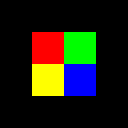

Below is a game level as drawn by its tile map, then a one-line description and the .tmx file that defines it, in full:
An orthogonal 4x4 tile map with 32x32 px tiles, 2 tile layers (Tile Layer 1, Tile Layer 2), 2 tilesets.

<map version="1.5" tiledversion="1.7.2" orientation="orthogonal" renderorder="right-down" compressionlevel="0" width="4" height="4" tilewidth="32" tileheight="32" infinite="0" nextlayerid="3" nextobjectid="1">
 <properties>
  <property name="musicFile" value="bg.ogg" />
  <property name="obj test" type="object" value="0" />
  <property name="onEnter" value="Sphere.abort(&quot;Entering&quot;)" />
  <property name="onLeave" value="Sphere.abort(&quot;Leaving&quot;)" />
  <property name="onLeaveEast" value="Sphere.abort(&quot;Leaving east&quot;)" />
  <property name="onLeaveNorth" value="Sphere.abort(&quot;Leaving north&quot;)" />
  <property name="onLeaveSouth" value="Sphere.abort(&quot;Leaving south&quot;)" />
  <property name="onLeaveWest" value="Sphere.abort(&quot;Leaving west&quot;)" />
 </properties>
 <tileset firstgid="1" name="monobomber-tileset" tilewidth="32" tileheight="32" tilecount="9" columns="8">
  <image source="simple-tileset.png" width="256" height="32" />
 </tileset>
 <tileset firstgid="10" source="external.tsx" />
 <layer id="1" name="Tile Layer 1" width="4" height="4">
  <properties>
   <property name="layerprop" value="ff" />
  </properties>
  <data encoding="csv">
1,1,1,1,
1,3,1,1,
1,1,5,1,
1,1,1,1
</data>
 </layer>
 <layer id="2" name="Tile Layer 2" width="4" height="4">
  <data encoding="csv">
0,0,0,0,
0,0,4,0,
0,6,0,0,
0,0,0,0
</data>
 </layer>
</map>
